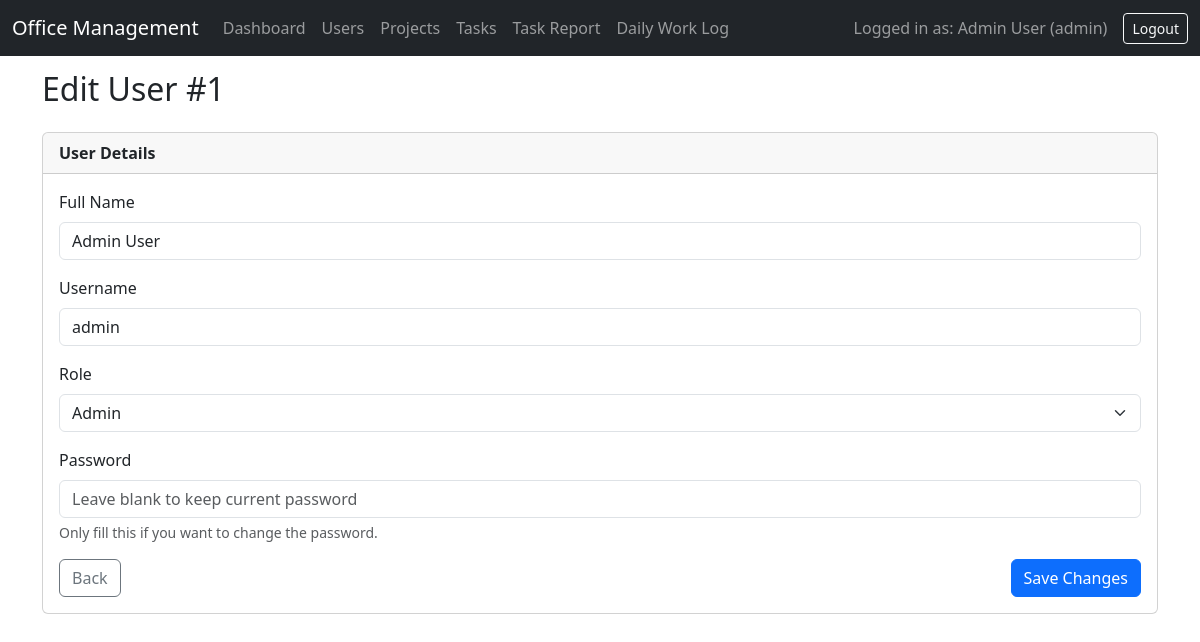
Page /1edit_user.php?id=1 (signed in) on the committed database.
### tables this page shows
CREATE TABLE `users` (
  `id` int(11) NOT NULL,
  `full_name` varchar(100) NOT NULL,
  `first_name` varchar(100) DEFAULT NULL,
  `last_name` varchar(100) DEFAULT NULL,
  `username` varchar(50) NOT NULL,
  `email` varchar(191) DEFAULT NULL,
  `mobile` varchar(20) DEFAULT NULL,
  `phone` varchar(20) DEFAULT NULL,
  `address` text DEFAULT NULL,
  `social_facebook` varchar(191) DEFAULT NULL,
  `social_linkedin` varchar(191) DEFAULT NULL,
  `social_instagram` varchar(191) DEFAULT NULL,
  `social_twitter` varchar(191) DEFAULT NULL,
  `social_other` varchar(191) DEFAULT NULL,
  `profile_image` varchar(191) DEFAULT NULL,
  `password` varchar(255) NOT NULL,
  `role` enum('admin','manager','employee') NOT NULL DEFAULT 'employee',
  `created_at` datetime NOT NULL DEFAULT current_timestamp()
);

### 1edit_user.php (the view, shortened to what this page needs)
<?php
require_once 'config.php';
$id = isset($_GET['id']) ? (int)$_GET['id'] : 0;
$stmt = $mysqli->prepare("SELECT id, full_name, username, role FROM users WHERE id = ?");
$stmt->bind_param('i', $id);
$stmt->execute();
$result = $stmt->get_result();
$user = $result->fetch_assoc();
$full_name = $user['full_name'];
$username  = $user['username'];
$role      = $user['role'];
include 'header.php';
?>
<div class="mb-4">
  <h2>Edit User #<?php echo (int)$id; ?></h2>
</div>
<div class="card">
  <div class="card-header">
    <strong>User Details</strong>
  </div>
  <div class="card-body">
    <form method="post" autocomplete="off">
      <div class="mb-3">
        <label class="form-label">Full Name</label>
        <input type="text" name="full_name" class="form-control"
               value="<?php echo htmlspecialchars($full_name); ?>" required>
      </div>
      <div class="mb-3">
        <label class="form-label">Username</label>
        <input type="text" name="username" class="form-control"
               value="<?php echo htmlspecialchars($username); ?>" required>
      </div>
      <div class="mb-3">
        <label class="form-label">Role</label>
        <select name="role" class="form-select" required>
          <option value="admin"   <?php if ($role === 'admin') echo 'selected'; ?>>Admin</option>
        </select>
      </div>
      <div class="mb-3">
        <label class="form-label">Password</label>
        <input type="text" name="password" class="form-control" placeholder="Leave blank to keep current password">
        <div class="form-text">Only fill this if you want to change the password.</div>
      </div>
      <div class="d-flex justify-content-between">
        <a href="manage_users.php" class="btn btn-outline-secondary">Back</a>
        <button type="submit" class="btn btn-primary">Save Changes</button>
      </div>
    </form>
  </div>
</div>
<?php include 'footer.php'; ?>

### rows in the picture
users: full_name "Admin User", username "admin", role "Admin"

### other values in the picture
$_SESSION['full_name'] "Admin User"
$_SESSION['role'] "admin"
$id "1"
